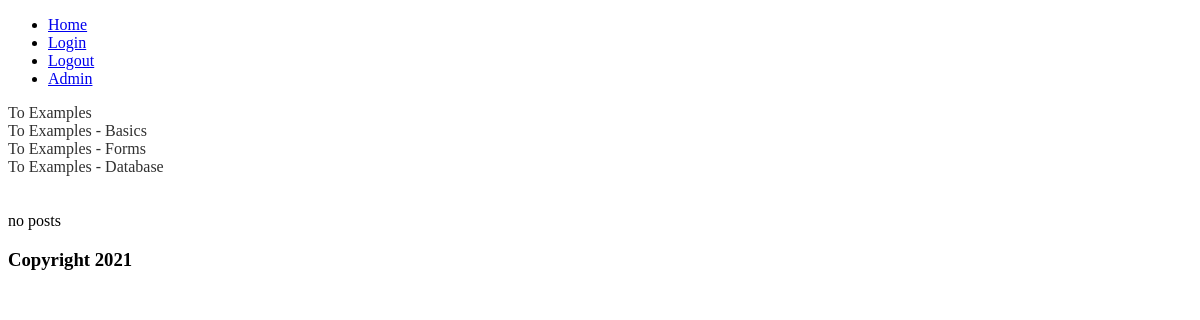
/.history/index_20210326143026.php, run on an earlier commit of the app's database.
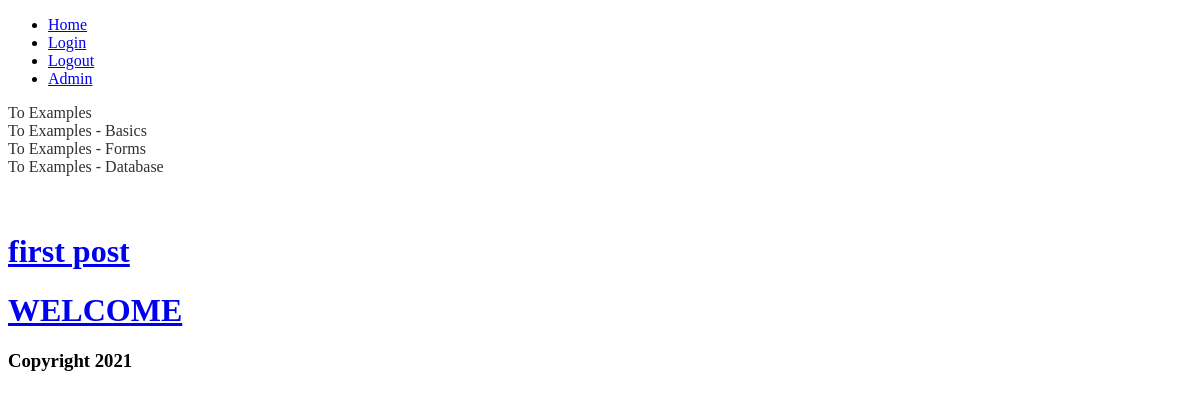
And on a later commit of the database.
### tables this page shows
create table POSTS (
    post_id int not null auto_increment,
    post_title varchar(100) not null,
    post_body varchar(100) not null,
    created_by int not null,
    post_img varchar(1000) null,
    post_time_stamp datetime default current_timestamp not null,
     
    constraint POST_pk primary key (post_id),
     
    constraint fk_created_by foreign key (created_by) references USERS(user_id)
);

### .history/index_20210326143026.php (the view, shortened to what this page needs)
<!DOCTYPE html>
<html lang="en">
<head>
    <?php include_once "./partials/head.php";?>
</head>
<body>
    <?php include_once "./partials/menu.php";?>
    <a href="examples/" style="text-decoration: none; color: #303030">To Examples</a><br>
    <a href="examples/Basics/" style="text-decoration: none; color: #303030">To Examples - Basics</a><br>
    <a href="examples/Forms/" style="text-decoration: none; color: #303030">To Examples - Forms</a><br>
    <a href="examples/Database/" style="text-decoration: none; color: #303030">To Examples - Database</a><br><br><br>
    <?php
    $db = Database::getInstance();
    $conn = $db->getConnection();
    $results = $conn->query("SELECT * FROM POSTS");
    $firstRow = $results->fetch_object();
    if (empty($firstRow)) {
        echo "no posts";
    } else {
        echo "
            <div class='posts'>
            <a href='postView.php?id=$firstRow->post_id' class='post'>
                <h1>$firstRow->post_title</h1>
            </a>
            </div>
            ";
        while ($row = $results->fetch_object()) {
            echo "
            <div class='posts'>
            <a href='postView.php?id=$row->post_id' class='post'>
                <h1>$row->post_title</h1>
            </a>
            </div>
            ";
        }
    }
    ?>
    <?php include_once "./partials/footer.php";?>
</body>
</html>

What changed in the data, as far as the page shows it:
added posts: post_title "first post"
added posts: post_title "WELCOME"
Also different on the page:
text no longer shown: "no posts"
